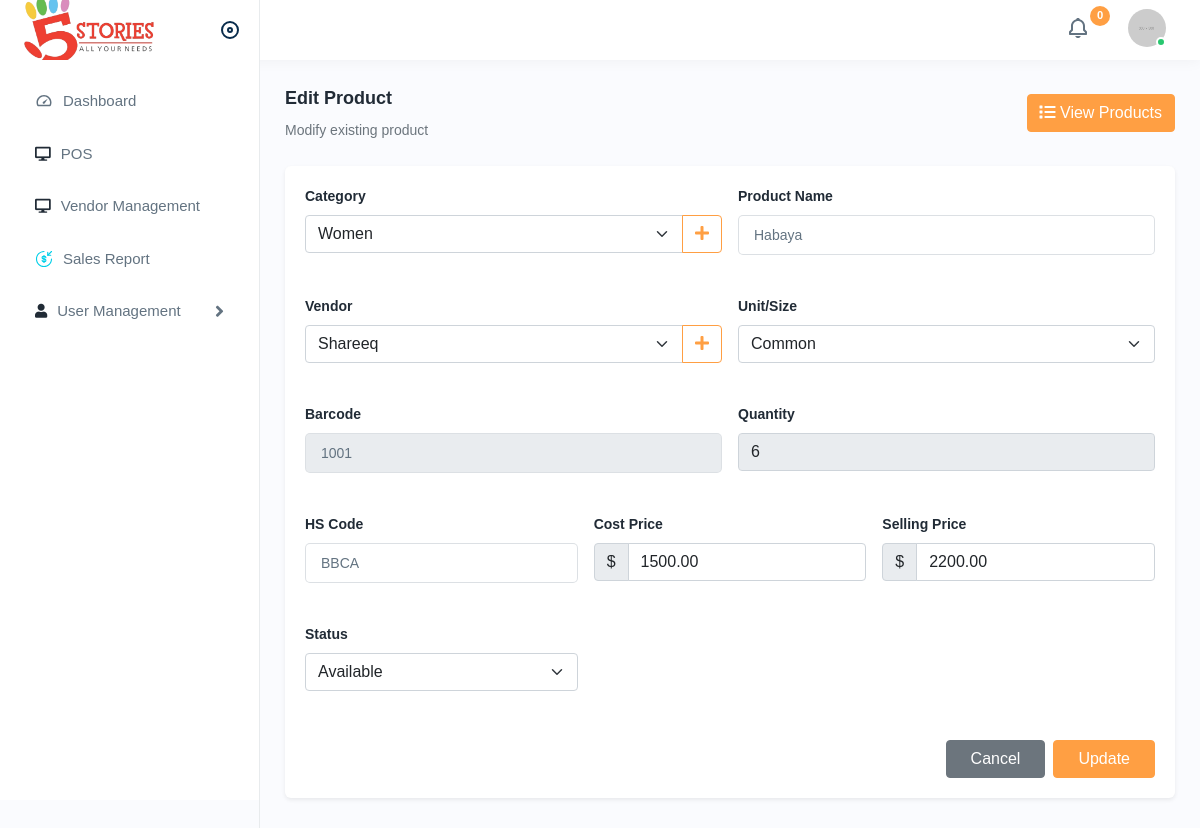
Page /editproduct.php?id=3 (signed in) on the committed database.
### tables this page shows
CREATE TABLE `tbl_product` (
  `id` int(11) NOT NULL,
  `name` varchar(255) NOT NULL,
  `category_id` int(11) NOT NULL,
  `unit` varchar(50) DEFAULT NULL,
  `barcode` varchar(100) DEFAULT NULL,
  `quantity` int(11) DEFAULT 0,
  `price` decimal(10,2) NOT NULL,
  `cost_price` decimal(10,2) NOT NULL,
  `grm_ref` varchar(100) DEFAULT NULL,
  `status` enum('active','inactive') DEFAULT 'active',
  `vendor_id` int(11) NOT NULL,
  `created_at` timestamp NOT NULL DEFAULT current_timestamp(),
  `stock` int(11) DEFAULT 0
);

CREATE TABLE `tbl_category` (
  `id` int(11) NOT NULL,
  `name` varchar(255) NOT NULL
);

CREATE TABLE `tbl_vendors` (
  `vendor_id` int(11) NOT NULL,
  `vendor_name` varchar(255) NOT NULL,
  `phone` varchar(20) DEFAULT NULL,
  `address` text DEFAULT NULL,
  `created_at` timestamp NOT NULL DEFAULT current_timestamp()
);

CREATE TABLE `tbl_stock_grm` (
  `id` int(11) NOT NULL,
  `stock_ref` varchar(100) NOT NULL,
  `stock_hs_price` decimal(10,2) NOT NULL,
  `stock_date` date NOT NULL,
  `user_id` int(11) NOT NULL,
  `created_at` timestamp NOT NULL DEFAULT current_timestamp()
);

### editproduct.php (the view, shortened to what this page needs)
<?php include './layouts/header.php';
$product_id = isset($_GET['id']) ? intval($_GET['id']) : 0;
$product = [];
if($product_id > 0) {
    $stmt = $conn->prepare("SELECT p.*, sg.stock_ref AS hs_code
                          FROM tbl_product p
                          LEFT JOIN tbl_stock_grm sg ON p.grm_ref = sg.id
                          WHERE p.id = ?");
    $stmt->bind_param("i", $product_id);
    $stmt->execute();
    $result = $stmt->get_result();
    $product = $result->fetch_assoc();
}
?>
<?php include './layouts/sidebar.php'; ?>
<div class="page-wrapper">
    <div class="content">
        <div class="page-header">
            <div class="page-title">
                <h4 class="mb-2"><?= $product_id ? 'Edit' : 'Add' ?> Product</h4>
                <h6 class="text-muted"><?= $product_id ? 'Modify existing product' : 'Create new product' ?></h6>
            </div>
            <a href="productlist.php" class="btn btn-primary">
                <i class="fas fa-list"></i> View Products
            </a>
        </div>
        <form action="./backend/update_product.php" method="post">
            <div class="card border-0 shadow-sm">
                <div class="card-body">
                    <div class="row g-3">
                        <div class="col-md-6">
                            <div class="form-group">
                                <label class="form-label fw-bold">Category</label>
                                <div class="input-group">
                                    <select name="category_id" class="form-select" required>
                                        <?php
                                        $sqlCategory = "SELECT * FROM tbl_category";
                                        $rsCategory = $conn->query($sqlCategory);
                                        while ($rowCategory = $rsCategory->fetch_assoc()): ?>
                                            <option value="<?= $rowCategory['id'] ?>"
                                                <?= ($product['category_id'] ?? '') == $rowCategory['id'] ? 'selected' : '' ?>>
                                                <?= htmlspecialchars($rowCategory['name']) ?>
                                            </option>
                                        <?php endwhile; ?>
                                    </select>
                                    <a href="addcategory.php" class="btn btn-outline-primary">
                                        <i class="fas fa-plus"></i>
                                    </a>
                                </div>
                            </div>
                        </div>
                        <div class="col-md-6">
                            <div class="form-group">
                                <label class="form-label fw-bold">Product Name</label>
                                <input name="name" type="text" class="form-control"
                                       value="<?= htmlspecialchars($product['name'] ?? '') ?>" required>
                            </div>
                        </div>
                        <div class="col-md-6">
                            <div class="form-group">
                                <label class="form-label fw-bold">Vendor</label>
                                <div class="input-group">
                                    <select name="vendor_id" class="form-select" required>
                                        <?php
                                        $sql = "SELECT * FROM tbl_vendors";
                                        $rs = $conn->query($sql);
                                        while ($row = $rs->fetch_assoc()): ?>
                                            <option value="<?= $row['vendor_id'] ?>"
                                                <?= ($product['vendor_id'] ?? '') == $row['vendor_id'] ? 'selected' : '' ?>>
                                                <?= htmlspecialchars($row['vendor_name']) ?>
                                            </option>
                                        <?php endwhile; ?>
                                    </select>
                                    <a href="addvendor.php" class="btn btn-outline-primary">
                                        <i class="fas fa-plus"></i>
                                    </a>
                                </div>
                            </div>
                        </div>
                        <div class="col-md-6">
                            <div class="form-group">
                                <label class="form-label fw-bold">Unit/Size</label>
                                <select name="unit_id" class="form-select" required>
                                    <option value="0">Common</option>
                                </select>
                            </div>
                        </div>
                        <div class="col-md-6">
                            <div class="form-group">
                                <label class="form-label fw-bold">Barcode</label>
                                <input name="barcode" type="text" class="form-control"
                                       value="<?= htmlspecialchars($product['barcode'] ?? '') ?>"
                                       <?= $product_id ? 'readonly' : 'required' ?>>
                            </div>
                        </div>
                        <div class="col-md-6">
                            <div class="form-group">
                                <label class="form-label fw-bold">Quantity</label>
                                <input name="quantity" type="number"
                                       value="<?= htmlspecialchars($product['quantity'] ?? 1) ?>"
                                       class="form-control" min="1" disabled>
                            </div>
                        </div>
                        <div class="col-md-4">
                            <div class="form-group">
                                <label class="form-label fw-bold">HS Code</label>
                                <input name="hs_code" type="text"
                                       value="<?= htmlspecialchars($product['hs_code'] ?? '') ?>"
                                       class="form-control" placeholder="Enter HS Code" required>
                            </div>
                        </div>
                        <div class="col-md-4">
                            <div class="form-group">
                                <label class="form-label fw-bold">Cost Price</label>
                                <div class="input-group">
                                    <span class="input-group-text">$</span>
                                    <input name="cost_price" type="number" step="0.01"
                                           value="<?= htmlspecialchars($product['cost_price'] ?? '') ?>"
                                           class="form-control" placeholder="0.00" required>
                                </div>
                            </div>
                        </div>
                        <div class="col-md-4">
                            <div class="form-group">
                                <label class="form-label fw-bold">Selling Price</label>
                                <div class="input-group">
                                    <span class="input-group-text">$</span>
                                    <input name="price" type="number" step="0.01"
                                           value="<?= htmlspecialchars($product['price'] ?? '') ?>"
                                           class="form-control" placeholder="0.00" required>
                                </div>
                            </div>
                        </div>
                        <div class="col-md-4">
                            <div class="form-group">
                                <label class="form-label fw-bold">Status</label>
                                <select name="status" class="form-select" required>
                                    <option value="1" <?= ($product['status'] ?? 1) == 1 ? 'selected' : '' ?>>Available</option>
                                </select>
                            </div>
                        </div>
                        <div class="col-12 mt-4 d-flex justify-content-end gap-2">
                            <a href="productlist.php" class="btn btn-secondary px-4">Cancel</a>
                            <button type="submit" class="btn btn-primary px-4">
                                <?= $product_id ? 'Update' : 'Create' ?>
                            </button>
                        </div>
                    </div>
                </div>
            </div>
        </form>
    </div>
</div>
</body>
</html>

### rows in the picture
tbl_product: category_id "Women", name "Habaya", vendor_id "Shareeq", barcode "1001", quantity "6", hs_code "BBCA", cost_price "1500.00", price "2200.00"
